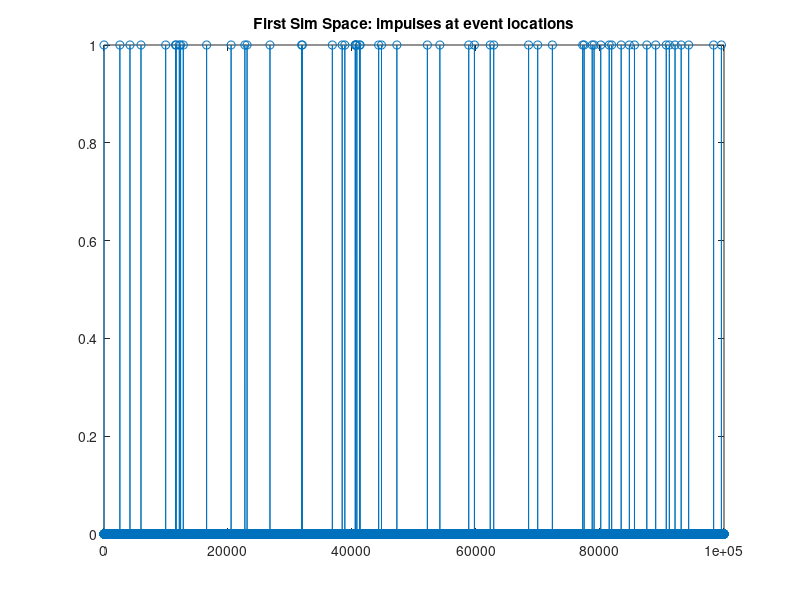
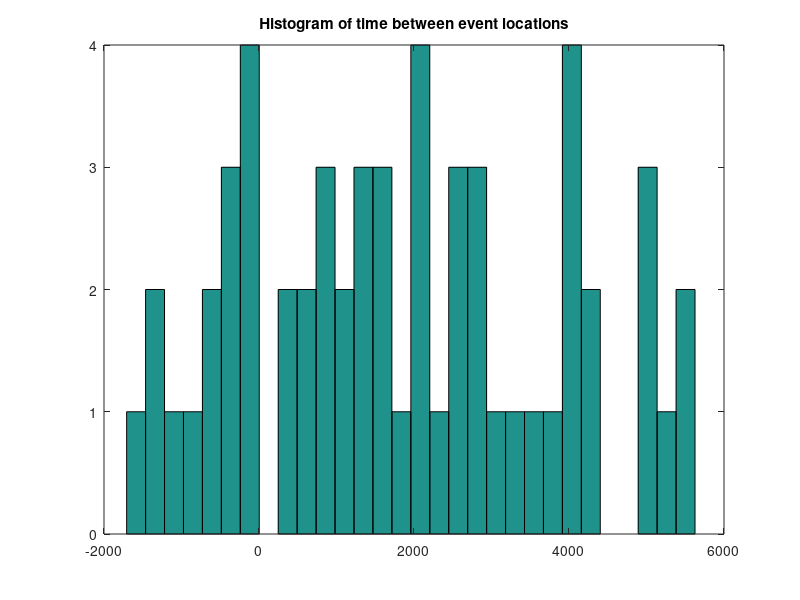
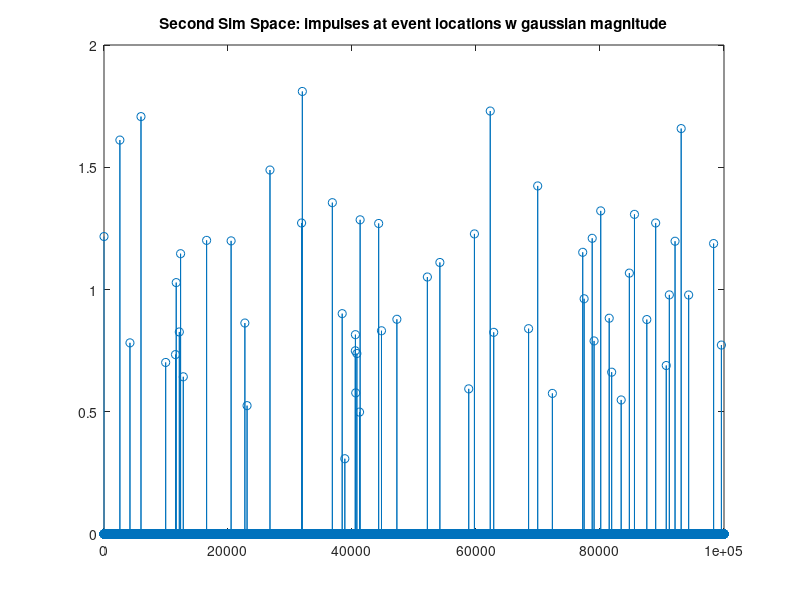
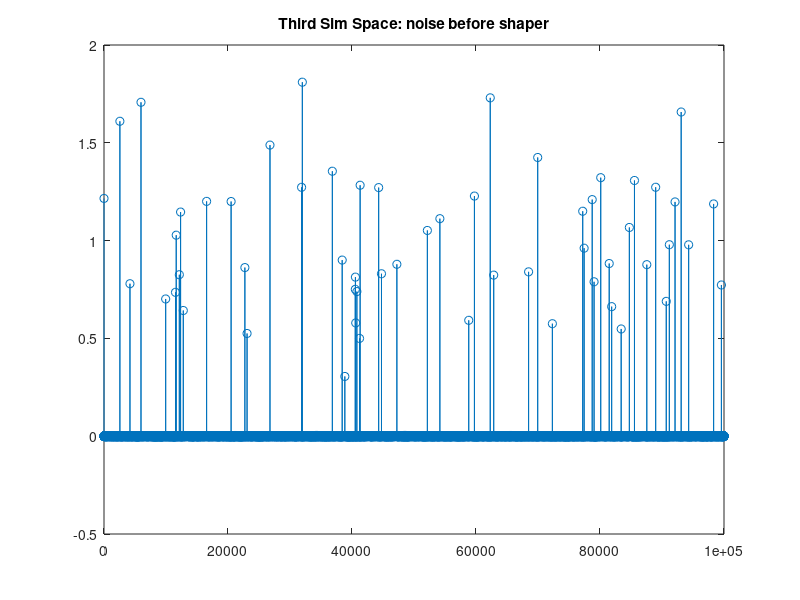

MATLAB code for these plots, in order: (Note: this script raises an error after producing the figures.)
%Script to simulate events in proton detector for darklight
clear;
close all;

%first define some constants:
tq = 100e-12; %time quanta in seconds

%event rate information (seconds)
rate_sep_mean = 1/5e6;
rate_sep_sd = rate_sep_mean;

%event magnitude information
mag_mean = 1;
mag_sd = 0.4;

%Sampeling information (seconds)
t_sample = 1/190e6;
sample_bits = 10;

%Noise information
noise_det_mag = mag_mean / 1000; %~60dB noise floor

noise_shaper_mag = mag_mean / 1000;

%simulation time (in seconds)
t_simulation = 10000e-9;

%gaussian shaping properties
t_shape = 20e-9;%shaping time in seconds

%plots
gen_all_plots = 0;
gen_sig_gen_plots = 1;
gen_sig_shaping_plots = 1;
gen_dig_plots = 1;
gen_hit_find_plots = 1;

%% First: generate simulation space
num_tq = ceil(t_simulation/tq);
if num_tq < 100
    error('sig_sim:time_scale_err', 'Check time scale')
end
%pre-allocate all simulation spaces (if additional simulation spaces are
%added, pre-allocate them here.
num_simulation_steps = 4;
sim_space = zeros(num_simulation_steps, num_tq);

tq_sample = ceil(t_sample / tq);
if tq_sample < 10
    error('sig_sim:sample_rate','Sample rate too high for time scale')
end
num_samples = ceil(num_tq / tq_sample);
num_digital_steps = 6;
dig_space = zeros(num_digital_steps, num_samples);

%% Step 1: generate event time locations
%We do this by saying that time quanta 0 is an event and then
%generating a gaussian amount of time with an average of
%rate_sep_mean and a standard deviation of rate_sep_sd.
rate_sep_mean_q = rate_sep_mean / tq;
rate_sep_sd_q = rate_sep_sd / tq;

if rate_sep_mean_q < 100
    error('sig_sim:rate_sep_err', 'Rate separation too small')
end

%this is ugly... is there a more creative way to do this?
index = 1;
event_space_tracker = [];
event_space = 0;
while index < num_tq
    sim_space(1,index) = 1;
    event_space = floor(normrnd(rate_sep_mean_q, rate_sep_sd_q));
    event_space_tracker = horzcat(event_space_tracker, event_space);
    index = index + event_space;
end

if (gen_all_plots == 1) || (gen_sig_gen_plots == 1)
    figure();
    plot(sim_space(1,:),'-o')
    hold on;
    title('First Sim Space: impulses at event locations');
    figure();
    hist(event_space_tracker,30);
    hold on;
    title('Histogram of time between event locations');
end

%% Step 2: generate event time magnitudes
sim_space(2,:) = abs(normrnd(mag_mean, mag_sd, [1, num_tq])) .* sim_space(1,:);

if (gen_all_plots == 1) || (gen_sig_gen_plots == 1)
    figure();
    plot(sim_space(2,:),'-o')
    hold on;
    title('Second Sim Space: impulses at event locations w gaussian magnitude');
end

%% Step 3: generate noise events
sim_space(3,:) = sim_space(2,:)+normrnd(0, noise_det_mag, [1, num_tq]);
if (gen_all_plots == 1) || (gen_sig_gen_plots == 1)
    figure();
    plot(sim_space(3,:),'-o')
    hold on;
    title('Third Sim Space: noise before shaper');
end
%%%TODO: investigate if this is the distro of noise we'd actually see.  May
%%%not make a difference in principle, but worth looking into. (pink noise)
%% Step 4: generate shaping
%first pass at shaping alg.

%reminder of gaussian : g(x) = (1/(sd*sqrt(2*pi)))*exp((-1/2)*((x-mean)/sd)^2)
%we say that the shaping time is equal to 6 sigma.  So:
shape_sd = t_shape / tq / 6;
%we put the mean 3 sigma in to give a 3 sigma leadup and a 6 sigma tail
shape_mean = shape_sd*3;
%now we generate the shape coeff
shape_coeff = (1/(shape_sd*sqrt(2*pi)))*exp((-1/2)*(((1:9*shape_sd)-shape_mean)/shape_sd).^2);
%now we normalize the shape_coeff
shape_coeff = shape_coeff / (1/(shape_sd*sqrt(2*pi)));

if (gen_all_plots == 1) || (gen_sig_gen_plots == 1)
    figure();
    plot(shape_coeff);
    hold on;
    title('Signal Shape');
end

for index = (1:length(shape_coeff))
    if index == 1
        sim_space(4,:) = sim_space(3,:)*shape_coeff(1);
    else
        sim_space(4,:) = sim_space(4,:) + horzcat(zeros(1,index-1),sim_space(3,(1:num_tq-(index-1))))*shape_coeff(index);
    end
end

if (gen_all_plots == 1) || (gen_sig_shaping_plots == 1)
    figure();
    plot(sim_space(4,:),'o-')
    hold on;
    title('Fourth Sim Space: shaped events')
end

%% Step 5: add electronic noise to output
sim_space(5,:) = sim_space(4,:)+normrnd(0, noise_shaper_mag, [1, num_tq]);
if (gen_all_plots == 1) || (gen_sig_shaping_plots == 1)
    figure();
    plot(sim_space(5,:),'-o')
    hold on;
    title('Fifth Sim Space: noise after shaper');
end

%%%TODO: investigate if this is the distro of noise we'd actually see.  May
%%%not make a difference in principle, but worth looking into. (pink noise)
%% Step 4: generate sampling times

dig_space(2,:) = sim_space(5,(1:tq_sample:num_tq));
dig_space(1,:) = (1:tq_sample:num_tq);
if (gen_all_plots == 1) || (gen_dig_plots == 1)
    figure();
    plot(dig_space(2,:),'-o')
    hold on;
    title('Dig Space 2: Sampled Signal');
    figure();
    plot(sim_space(5,:),'-o')
    hold on;
    plot(dig_space(1,:),dig_space(2,:), 'r*', 'MarkerSize', 10)
    title('Samples overlayed on shaped signal');
end

%% Step 5: quantize digital samples
%max value calculation
max_val = 2^sample_bits-1;
max_analog_val = mag_sd*5;
offset_val = mag_sd*0.8;

%insert clipping function here.
dig_space(3,:) = dig_space(2,:); %placeholder for clipped values

%perform quantization, using floor
dig_space(4,:) = floor((dig_space(3,:)+offset_val)/max_analog_val*max_val);

%quantization error:
dig_space(5,:) = (dig_space(4,:)-dig_space(2,:)/max_analog_val*max_val);

if (gen_all_plots == 1) || (gen_dig_plots == 1)
    figure();
    plot(dig_space(4,:), '-o');
    hold on;
    title('Dig space 4: Quantized sampled data');
    
    figure();
    plot(dig_space(2,:), '-o');
    hold on;
    plot(dig_space(4,:)/max_val*max_analog_val,'-r*', 'MarkerSize', 7);
    title('Quantized sampled data, normalized by max value, on the non quantized data');
    
    figure();
    plot(dig_space(5,:), '-o');
    hold on;
    title('Dig space 5: Quantization error in LSBs');
end

%% Step 6: non-linear cliping operation
dig_space(6,:) = dig_space(4,:);
for index = (1:num_samples)
    if dig_space(6,index) > max_val
        dig_space(6,index) = max_val;
    else if dig_space(6,index) < 0
            dig_space(6,index) = 0;
        end
    end
end

if (gen_all_plots == 1) || (gen_dig_plots == 1)
    figure();
    plot(dig_space(6,:), '-og');
    hold on;
    title('Dig space 6: clipped samples, approximation of what we would see from an ADC');
    
    figure();
    plot(dig_space(4,:), '-ob');
    hold on;
    plot(dig_space(6,:), '-*g', 'MarkerSize', 10);
    title('Dig space 4 and 6 (before and after non-linear clipping)');
end

%% Step 7: Pedestal Subtraction
dig_space(7,:) = dig_space(6,:) - offset_val/max_analog_val*max_val;

if (gen_all_plots == 1) || (gen_hit_find_plots == 1)
    figure();
    plot(dig_space(7,:), '-og');
    hold on;
    title('Dig space 7: Pedestal Subtraction');
end

%% Step 8: hit-finding
%Set threshold based on the DC offset and the noise floor:
threshold = ((noise_det_mag+noise_shaper_mag)*6)/max_analog_val*max_val+10;
%threshold is the offset value, plus 6 sigma of the noise plus 10 counts.

%number of samples on the edge of a hit to grab:
edge_grab = 2;

if (gen_all_plots == 1) || (gen_hit_find_plots == 1)
    figure();
    plot(dig_space(7,:), '-o');
    hold on;
    line([1,num_samples],[threshold,threshold]);
    title('Samples with threshold drawn');
end

%Now we find hits
index = 1;  %index holds where in the sample space we are
hit_id = 1; %hit_id holds the ID of the hit to be written out
%hit_index = 1; %hit_index holds the index inside the hit of the sample
%end_index = 1; %makes coding a bit easier at the end, can probably be
%simplified away...
%the hit locker is not pre-allocated.  this is inefficient.  Cannot be
%pre-allocated because we do not pre-determine the size of the hit locker
%each hit locker array has a format like this:
%index 1 = index of first sample in the locker (hit location)
%all subsequent values are the values in the locker

while index <= num_samples
    %entering the loop we assume that we are not in the middle of a hit
    if dig_space(7,index) >= threshold;
        %if this is true, then we have just come to the first above
        %threshold sample of a hit.
        if index <= edge_grab %make sure we don't try to access samples which don't exist
            hit_locker{hit_id}(1) = 1;%assign 1 to the hit location
            hit_index = 2;
            while (hit_index-1 <= index-1)
                hit_locker{hit_id}(hit_index) = dig_space(7,hit_index-1);
                hit_index = hit_index + 1;
            end
        else
            hit_locker{hit_id}(1) = index-edge_grab;
            hit_index = 2;
            while (hit_index-1 <= edge_grab)
                hit_locker{hit_id}(hit_index) = dig_space(7,index-edge_grab+hit_index-2);    %hit_index-2 is zero for the first iteration
                hit_index = hit_index + 1;
            end
        end
        %ok, now we have gathered all of the previous hits, time to start
        %gathering the normal hits
        while (dig_space(7,index) >= threshold)
            hit_locker{hit_id}(hit_index) = dig_space(7,index);
            hit_index = hit_index + 1;
            index = index + 1;
        end
        
        %Now we have gathered all of the pulses above threshold, time for
        %the end grab at the other end
        end_index = 1;
        
        if (index + edge_grab) > num_samples
            while index + end_index <= num_samples
                hit_locker{hit_id}(hit_index) = dig_space(7,index+end_index-1);
                end_index = end_index + 1;
                hit_index = hit_index + 1;
            end
        else
            while end_index <= edge_grab
                hit_locker{hit_id}(hit_index) = dig_space(7,index+end_index-1);
                end_index = end_index + 1;
                hit_index = hit_index + 1;
            end
        end
        %note that the end grab doesn't touch the index.  We should be
        %ending on an index where we are below threshold, so theoretically
        %if there is another hit that starts during the edge grab this will
        %be picked up as a different event.
        hit_id = hit_id + 1;
    else
        index = index + 1;
    end
end

num_hits = length(hit_locker);
%now plot all of the hits...
%first generate some xy pairs
x_hit=[];
y_hit=[];
for index = (1:num_hits)
    for sub_index = (2:length(hit_locker{index}))
        y_hit = horzcat(y_hit,hit_locker{index}(sub_index));
        x_hit = horzcat(x_hit,hit_locker{index}(1)+sub_index-2);
    end
end

if (gen_all_plots == 1) || (gen_hit_find_plots == 1)
    figure();
    plot(x_hit, y_hit, '-xr');
    hold on;
    line([1,num_samples],[threshold,threshold]);
    title('Hits only with threshold line');
    figure();
    plot(dig_space(7,:), '-o');
    hold on;
    plot(x_hit, y_hit, 'xr','MarkerSize',15);
    line([1,num_samples],[threshold,threshold]);
    title('Hits only with threshold line');
end

%% Step 9: Hit re-construction
for index = (1:num_hits)
    [temp_curve, temp_gof] = fit((1:length(hit_locker{1,index})-1)',hit_locker{1,index}(2:length(hit_locker{1,index}))','gauss1', 'Upper', [max_val, inf, inf], 'Lower', [-1*max_val,0,0]);
    hit_locker{2,index} = temp_curve;
    hit_locker{3,index} = temp_gof.rsquare;
    %figure();
    %plot(hit_locker{2,index},(1:length(hit_locker{1,index})-1),hit_locker{1,index}(2:length(hit_locker{1,index})));
    %waitforbuttonpress;
end
r_squareds = [hit_locker{3,:}];
fprintf('Average R^2 = %d Average sigma = %d \n',mean(r_squareds),std(r_squareds));

%% Step 10: Hit re-construction 2
y_hit2 = zeros(num_hits,1);
x_hit2 = zeros(num_hits,1);
for index = (1:num_hits)
    y_hit2(index) = hit_locker{2,index}.a1*max_analog_val/max_val;
    x_hit2(index) = (hit_locker{2,index}.b1+hit_locker{1,index}(1))*tq_sample-shape_mean;
end
if (gen_all_plots == 1) || (gen_hit_find_plots == 1)
    figure();
    plot(x_hit2,y_hit2, '*r');
    hold on;
    title('Hit Locations');
    
%     figure();
%     plot(x_hit2,y_hit2, '*r','MarkerSize', 10);
%     hold on;
%     plot(dig_space(7,:), '-o');
%     title('Hit Locations overlayed on Dig Hits');
    
    figure();
    plot(x_hit2,y_hit2, '*r','MarkerSize', 10);
    hold on;
    plot(sim_space(2,:), '-o');
    title('Hit Locations overlayed on Orig. Hits');
    
    figure();
    plot(x_hit2,y_hit2, '*r','MarkerSize', 10);
    hold on;
    plot(sim_space(4,:), '-o');
    title('Hit Locations overlayed on Orig. Shaped Hits');
end
